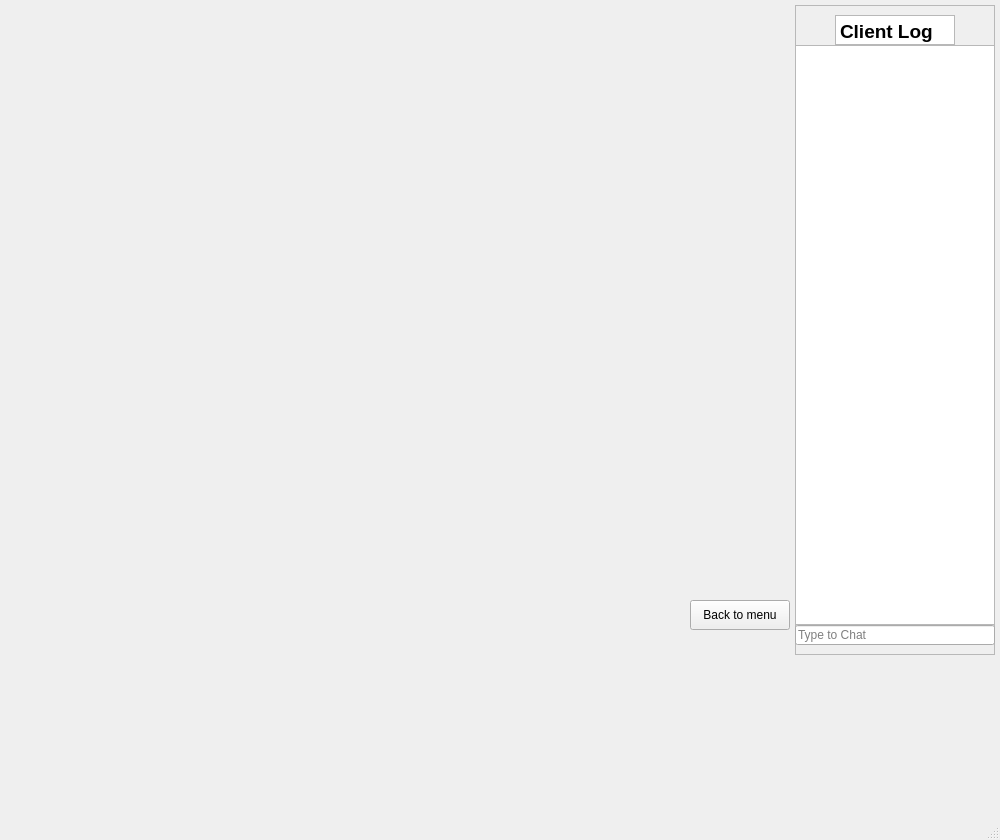
<?xml version="1.0" encoding="UTF-8"?>
<ui version="4.0">
 <class>ChessQt</class>
 <widget class="QMainWindow" name="ChessQt">
  <property name="enabled">
   <bool>true</bool>
  </property>
  <property name="geometry">
   <rect>
    <x>0</x>
    <y>0</y>
    <width>1000</width>
    <height>840</height>
   </rect>
  </property>
  <property name="windowTitle">
   <string>MainWindow</string>
  </property>
  <widget class="QWidget" name="centralwidget">
   <widget class="QStackedWidget" name="mainStack">
    <property name="geometry">
     <rect>
      <x>40</x>
      <y>20</y>
      <width>1000</width>
      <height>640</height>
     </rect>
    </property>
    <property name="currentIndex">
     <number>3</number>
    </property>
    <widget class="QWidget" name="serverPage">
     <widget class="QTextEdit" name="ServerTitle">
      <property name="geometry">
       <rect>
        <x>10</x>
        <y>5</y>
        <width>200</width>
        <height>40</height>
       </rect>
      </property>
      <property name="font">
       <font>
        <pointsize>24</pointsize>
       </font>
      </property>
      <property name="verticalScrollBarPolicy">
       <enum>Qt::ScrollBarPolicy::ScrollBarAlwaysOff</enum>
      </property>
      <property name="horizontalScrollBarPolicy">
       <enum>Qt::ScrollBarPolicy::ScrollBarAlwaysOff</enum>
      </property>
      <property name="readOnly">
       <bool>true</bool>
      </property>
      <property name="html">
       <string>&lt;!DOCTYPE HTML PUBLIC &quot;-//W3C//DTD HTML 4.0//EN&quot; &quot;http://www.w3.org/TR/REC-html40/strict.dtd&quot;&gt;
&lt;html&gt;&lt;head&gt;&lt;meta name=&quot;qrichtext&quot; content=&quot;1&quot; /&gt;&lt;meta charset=&quot;utf-8&quot; /&gt;&lt;style type=&quot;text/css&quot;&gt;
p, li { white-space: pre-wrap; }
hr { height: 1px; border-width: 0; }
li.unchecked::marker { content: &quot;\2610&quot;; }
li.checked::marker { content: &quot;\2612&quot;; }
&lt;/style&gt;&lt;/head&gt;&lt;body style=&quot; font-family:'Segoe UI'; font-size:24pt; font-weight:400; font-style:normal;&quot;&gt;
&lt;p style=&quot; margin-top:0px; margin-bottom:0px; margin-left:0px; margin-right:0px; -qt-block-indent:0; text-indent:0px;&quot;&gt;&lt;span style=&quot; font-weight:700;&quot;&gt;Chess Qt Server &lt;/span&gt;&lt;/p&gt;&lt;/body&gt;&lt;/html&gt;</string>
      </property>
     </widget>
     <widget class="QTextEdit" name="ServerStatus">
      <property name="geometry">
       <rect>
        <x>10</x>
        <y>60</y>
        <width>200</width>
        <height>40</height>
       </rect>
      </property>
      <property name="readOnly">
       <bool>true</bool>
      </property>
      <property name="html">
       <string>&lt;!DOCTYPE HTML PUBLIC &quot;-//W3C//DTD HTML 4.0//EN&quot; &quot;http://www.w3.org/TR/REC-html40/strict.dtd&quot;&gt;
&lt;html&gt;&lt;head&gt;&lt;meta name=&quot;qrichtext&quot; content=&quot;1&quot; /&gt;&lt;meta charset=&quot;utf-8&quot; /&gt;&lt;style type=&quot;text/css&quot;&gt;
p, li { white-space: pre-wrap; }
hr { height: 1px; border-width: 0; }
li.unchecked::marker { content: &quot;\2610&quot;; }
li.checked::marker { content: &quot;\2612&quot;; }
&lt;/style&gt;&lt;/head&gt;&lt;body style=&quot; font-family:'Segoe UI'; font-size:9pt; font-weight:400; font-style:normal;&quot;&gt;
&lt;p style=&quot; margin-top:0px; margin-bottom:0px; margin-left:0px; margin-right:0px; -qt-block-indent:0; text-indent:0px;&quot;&gt;&lt;span style=&quot; font-size:16pt;&quot;&gt;Server Message Log&lt;/span&gt;&lt;/p&gt;&lt;/body&gt;&lt;/html&gt;</string>
      </property>
     </widget>
     <widget class="QTextEdit" name="ServerLog">
      <property name="geometry">
       <rect>
        <x>10</x>
        <y>110</y>
        <width>300</width>
        <height>400</height>
       </rect>
      </property>
      <property name="verticalScrollBarPolicy">
       <enum>Qt::ScrollBarPolicy::ScrollBarAlwaysOff</enum>
      </property>
      <property name="horizontalScrollBarPolicy">
       <enum>Qt::ScrollBarPolicy::ScrollBarAlwaysOff</enum>
      </property>
      <property name="readOnly">
       <bool>true</bool>
      </property>
     </widget>
    </widget>
    <widget class="QWidget" name="menuPage">
     <property name="autoFillBackground">
      <bool>true</bool>
     </property>
     <widget class="QPushButton" name="SingleplayerButton">
      <property name="geometry">
       <rect>
        <x>300</x>
        <y>160</y>
        <width>160</width>
        <height>40</height>
       </rect>
      </property>
      <property name="text">
       <string>Singleplayer</string>
      </property>
     </widget>
     <widget class="QPushButton" name="HostGameButton">
      <property name="geometry">
       <rect>
        <x>300</x>
        <y>210</y>
        <width>160</width>
        <height>40</height>
       </rect>
      </property>
      <property name="text">
       <string>Host Game</string>
      </property>
     </widget>
     <widget class="QTextEdit" name="ClientStatus">
      <property name="geometry">
       <rect>
        <x>10</x>
        <y>10</y>
        <width>400</width>
        <height>40</height>
       </rect>
      </property>
      <property name="verticalScrollBarPolicy">
       <enum>Qt::ScrollBarPolicy::ScrollBarAlwaysOff</enum>
      </property>
      <property name="horizontalScrollBarPolicy">
       <enum>Qt::ScrollBarPolicy::ScrollBarAlwaysOff</enum>
      </property>
      <property name="readOnly">
       <bool>true</bool>
      </property>
      <property name="html">
       <string>&lt;!DOCTYPE HTML PUBLIC &quot;-//W3C//DTD HTML 4.0//EN&quot; &quot;http://www.w3.org/TR/REC-html40/strict.dtd&quot;&gt;
&lt;html&gt;&lt;head&gt;&lt;meta name=&quot;qrichtext&quot; content=&quot;1&quot; /&gt;&lt;meta charset=&quot;utf-8&quot; /&gt;&lt;style type=&quot;text/css&quot;&gt;
p, li { white-space: pre-wrap; }
hr { height: 1px; border-width: 0; }
li.unchecked::marker { content: &quot;\2610&quot;; }
li.checked::marker { content: &quot;\2612&quot;; }
&lt;/style&gt;&lt;/head&gt;&lt;body style=&quot; font-family:'Segoe UI'; font-size:9pt; font-weight:400; font-style:normal;&quot;&gt;
&lt;p style=&quot; margin-top:0px; margin-bottom:0px; margin-left:0px; margin-right:0px; -qt-block-indent:0; text-indent:0px;&quot;&gt;&lt;span style=&quot; font-size:18pt; font-weight:700;&quot;&gt;Server Status: Not Connected&lt;/span&gt;&lt;/p&gt;&lt;/body&gt;&lt;/html&gt;</string>
      </property>
     </widget>
     <widget class="QPushButton" name="JoinGameButton">
      <property name="geometry">
       <rect>
        <x>300</x>
        <y>260</y>
        <width>160</width>
        <height>40</height>
       </rect>
      </property>
      <property name="text">
       <string>Join Game</string>
      </property>
     </widget>
    </widget>
    <widget class="QWidget" name="joinGamePage">
     <widget class="QTextEdit" name="joinGameText">
      <property name="geometry">
       <rect>
        <x>300</x>
        <y>240</y>
        <width>160</width>
        <height>30</height>
       </rect>
      </property>
      <property name="verticalScrollBarPolicy">
       <enum>Qt::ScrollBarPolicy::ScrollBarAlwaysOff</enum>
      </property>
      <property name="horizontalScrollBarPolicy">
       <enum>Qt::ScrollBarPolicy::ScrollBarAlwaysOff</enum>
      </property>
      <property name="readOnly">
       <bool>true</bool>
      </property>
      <property name="html">
       <string>&lt;!DOCTYPE HTML PUBLIC &quot;-//W3C//DTD HTML 4.0//EN&quot; &quot;http://www.w3.org/TR/REC-html40/strict.dtd&quot;&gt;
&lt;html&gt;&lt;head&gt;&lt;meta name=&quot;qrichtext&quot; content=&quot;1&quot; /&gt;&lt;meta charset=&quot;utf-8&quot; /&gt;&lt;style type=&quot;text/css&quot;&gt;
p, li { white-space: pre-wrap; }
hr { height: 1px; border-width: 0; }
li.unchecked::marker { content: &quot;\2610&quot;; }
li.checked::marker { content: &quot;\2612&quot;; }
&lt;/style&gt;&lt;/head&gt;&lt;body style=&quot; font-family:'Segoe UI'; font-size:9pt; font-weight:400; font-style:normal;&quot;&gt;
&lt;p style=&quot; margin-top:0px; margin-bottom:0px; margin-left:0px; margin-right:0px; -qt-block-indent:0; text-indent:0px;&quot;&gt;&lt;span style=&quot; font-size:16pt; font-weight:700;&quot;&gt;Join Game Session&lt;/span&gt;&lt;/p&gt;&lt;/body&gt;&lt;/html&gt;</string>
      </property>
     </widget>
     <widget class="QLineEdit" name="joinGameEnter">
      <property name="geometry">
       <rect>
        <x>330</x>
        <y>280</y>
        <width>100</width>
        <height>20</height>
       </rect>
      </property>
      <property name="placeholderText">
       <string>Enter 4 digit join code</string>
      </property>
     </widget>
    </widget>
    <widget class="QWidget" name="boardPage">
     <widget class="QPushButton" name="backMenuButton">
      <property name="geometry">
       <rect>
        <x>650</x>
        <y>580</y>
        <width>100</width>
        <height>30</height>
       </rect>
      </property>
      <property name="text">
       <string>Back to menu</string>
      </property>
     </widget>
    </widget>
    <widget class="QWidget" name="loginPage">
     <widget class="QLineEdit" name="passwordEnter">
      <property name="geometry">
       <rect>
        <x>320</x>
        <y>305</y>
        <width>120</width>
        <height>20</height>
       </rect>
      </property>
      <property name="placeholderText">
       <string>Password</string>
      </property>
     </widget>
     <widget class="QLineEdit" name="usernameEnter">
      <property name="geometry">
       <rect>
        <x>320</x>
        <y>280</y>
        <width>120</width>
        <height>20</height>
       </rect>
      </property>
      <property name="placeholderText">
       <string>Username</string>
      </property>
     </widget>
     <widget class="QTextEdit" name="joinGameText_2">
      <property name="geometry">
       <rect>
        <x>300</x>
        <y>240</y>
        <width>160</width>
        <height>30</height>
       </rect>
      </property>
      <property name="verticalScrollBarPolicy">
       <enum>Qt::ScrollBarPolicy::ScrollBarAlwaysOff</enum>
      </property>
      <property name="horizontalScrollBarPolicy">
       <enum>Qt::ScrollBarPolicy::ScrollBarAlwaysOff</enum>
      </property>
      <property name="readOnly">
       <bool>true</bool>
      </property>
      <property name="html">
       <string>&lt;!DOCTYPE HTML PUBLIC &quot;-//W3C//DTD HTML 4.0//EN&quot; &quot;http://www.w3.org/TR/REC-html40/strict.dtd&quot;&gt;
&lt;html&gt;&lt;head&gt;&lt;meta name=&quot;qrichtext&quot; content=&quot;1&quot; /&gt;&lt;meta charset=&quot;utf-8&quot; /&gt;&lt;style type=&quot;text/css&quot;&gt;
p, li { white-space: pre-wrap; }
hr { height: 1px; border-width: 0; }
li.unchecked::marker { content: &quot;\2610&quot;; }
li.checked::marker { content: &quot;\2612&quot;; }
&lt;/style&gt;&lt;/head&gt;&lt;body style=&quot; font-family:'Segoe UI'; font-size:9pt; font-weight:400; font-style:normal;&quot;&gt;
&lt;p style=&quot; margin-top:0px; margin-bottom:0px; margin-left:0px; margin-right:0px; -qt-block-indent:0; text-indent:0px;&quot;&gt;&lt;span style=&quot; font-size:16pt; font-weight:700;&quot;&gt;Register / Login&lt;/span&gt;&lt;/p&gt;&lt;/body&gt;&lt;/html&gt;</string>
      </property>
     </widget>
     <widget class="QPushButton" name="registerButton">
      <property name="geometry">
       <rect>
        <x>285</x>
        <y>335</y>
        <width>90</width>
        <height>24</height>
       </rect>
      </property>
      <property name="text">
       <string>Register</string>
      </property>
     </widget>
     <widget class="QPushButton" name="loginButton">
      <property name="geometry">
       <rect>
        <x>385</x>
        <y>335</y>
        <width>90</width>
        <height>24</height>
       </rect>
      </property>
      <property name="text">
       <string>Login</string>
      </property>
     </widget>
    </widget>
   </widget>
   <widget class="QFrame" name="boardChatFrame">
    <property name="geometry">
     <rect>
      <x>795</x>
      <y>5</y>
      <width>200</width>
      <height>650</height>
     </rect>
    </property>
    <property name="frameShape">
     <enum>QFrame::Shape::StyledPanel</enum>
    </property>
    <property name="frameShadow">
     <enum>QFrame::Shadow::Raised</enum>
    </property>
    <widget class="QTextEdit" name="boardChat">
     <property name="geometry">
      <rect>
       <x>0</x>
       <y>40</y>
       <width>200</width>
       <height>580</height>
      </rect>
     </property>
     <property name="readOnly">
      <bool>true</bool>
     </property>
    </widget>
    <widget class="QTextEdit" name="boardChatText">
     <property name="geometry">
      <rect>
       <x>40</x>
       <y>10</y>
       <width>120</width>
       <height>30</height>
      </rect>
     </property>
     <property name="verticalScrollBarPolicy">
      <enum>Qt::ScrollBarPolicy::ScrollBarAlwaysOff</enum>
     </property>
     <property name="horizontalScrollBarPolicy">
      <enum>Qt::ScrollBarPolicy::ScrollBarAlwaysOff</enum>
     </property>
     <property name="readOnly">
      <bool>true</bool>
     </property>
     <property name="html">
      <string>&lt;!DOCTYPE HTML PUBLIC &quot;-//W3C//DTD HTML 4.0//EN&quot; &quot;http://www.w3.org/TR/REC-html40/strict.dtd&quot;&gt;
&lt;html&gt;&lt;head&gt;&lt;meta name=&quot;qrichtext&quot; content=&quot;1&quot; /&gt;&lt;meta charset=&quot;utf-8&quot; /&gt;&lt;style type=&quot;text/css&quot;&gt;
p, li { white-space: pre-wrap; }
hr { height: 1px; border-width: 0; }
li.unchecked::marker { content: &quot;\2610&quot;; }
li.checked::marker { content: &quot;\2612&quot;; }
&lt;/style&gt;&lt;/head&gt;&lt;body style=&quot; font-family:'Segoe UI'; font-size:9pt; font-weight:400; font-style:normal;&quot;&gt;
&lt;p style=&quot; margin-top:0px; margin-bottom:0px; margin-left:0px; margin-right:0px; -qt-block-indent:0; text-indent:0px;&quot;&gt;&lt;span style=&quot; font-size:14pt; font-weight:700;&quot;&gt;Client Log&lt;/span&gt;&lt;/p&gt;&lt;/body&gt;&lt;/html&gt;</string>
     </property>
    </widget>
    <widget class="QLineEdit" name="gameChatEnter">
     <property name="geometry">
      <rect>
       <x>0</x>
       <y>620</y>
       <width>200</width>
       <height>20</height>
      </rect>
     </property>
     <property name="placeholderText">
      <string>Type to Chat</string>
     </property>
    </widget>
   </widget>
  </widget>
  <widget class="QMenuBar" name="menubar">
   <property name="geometry">
    <rect>
     <x>0</x>
     <y>0</y>
     <width>1000</width>
     <height>17</height>
    </rect>
   </property>
  </widget>
  <widget class="QStatusBar" name="statusbar"/>
 </widget>
 <resources/>
 <connections/>
</ui>
